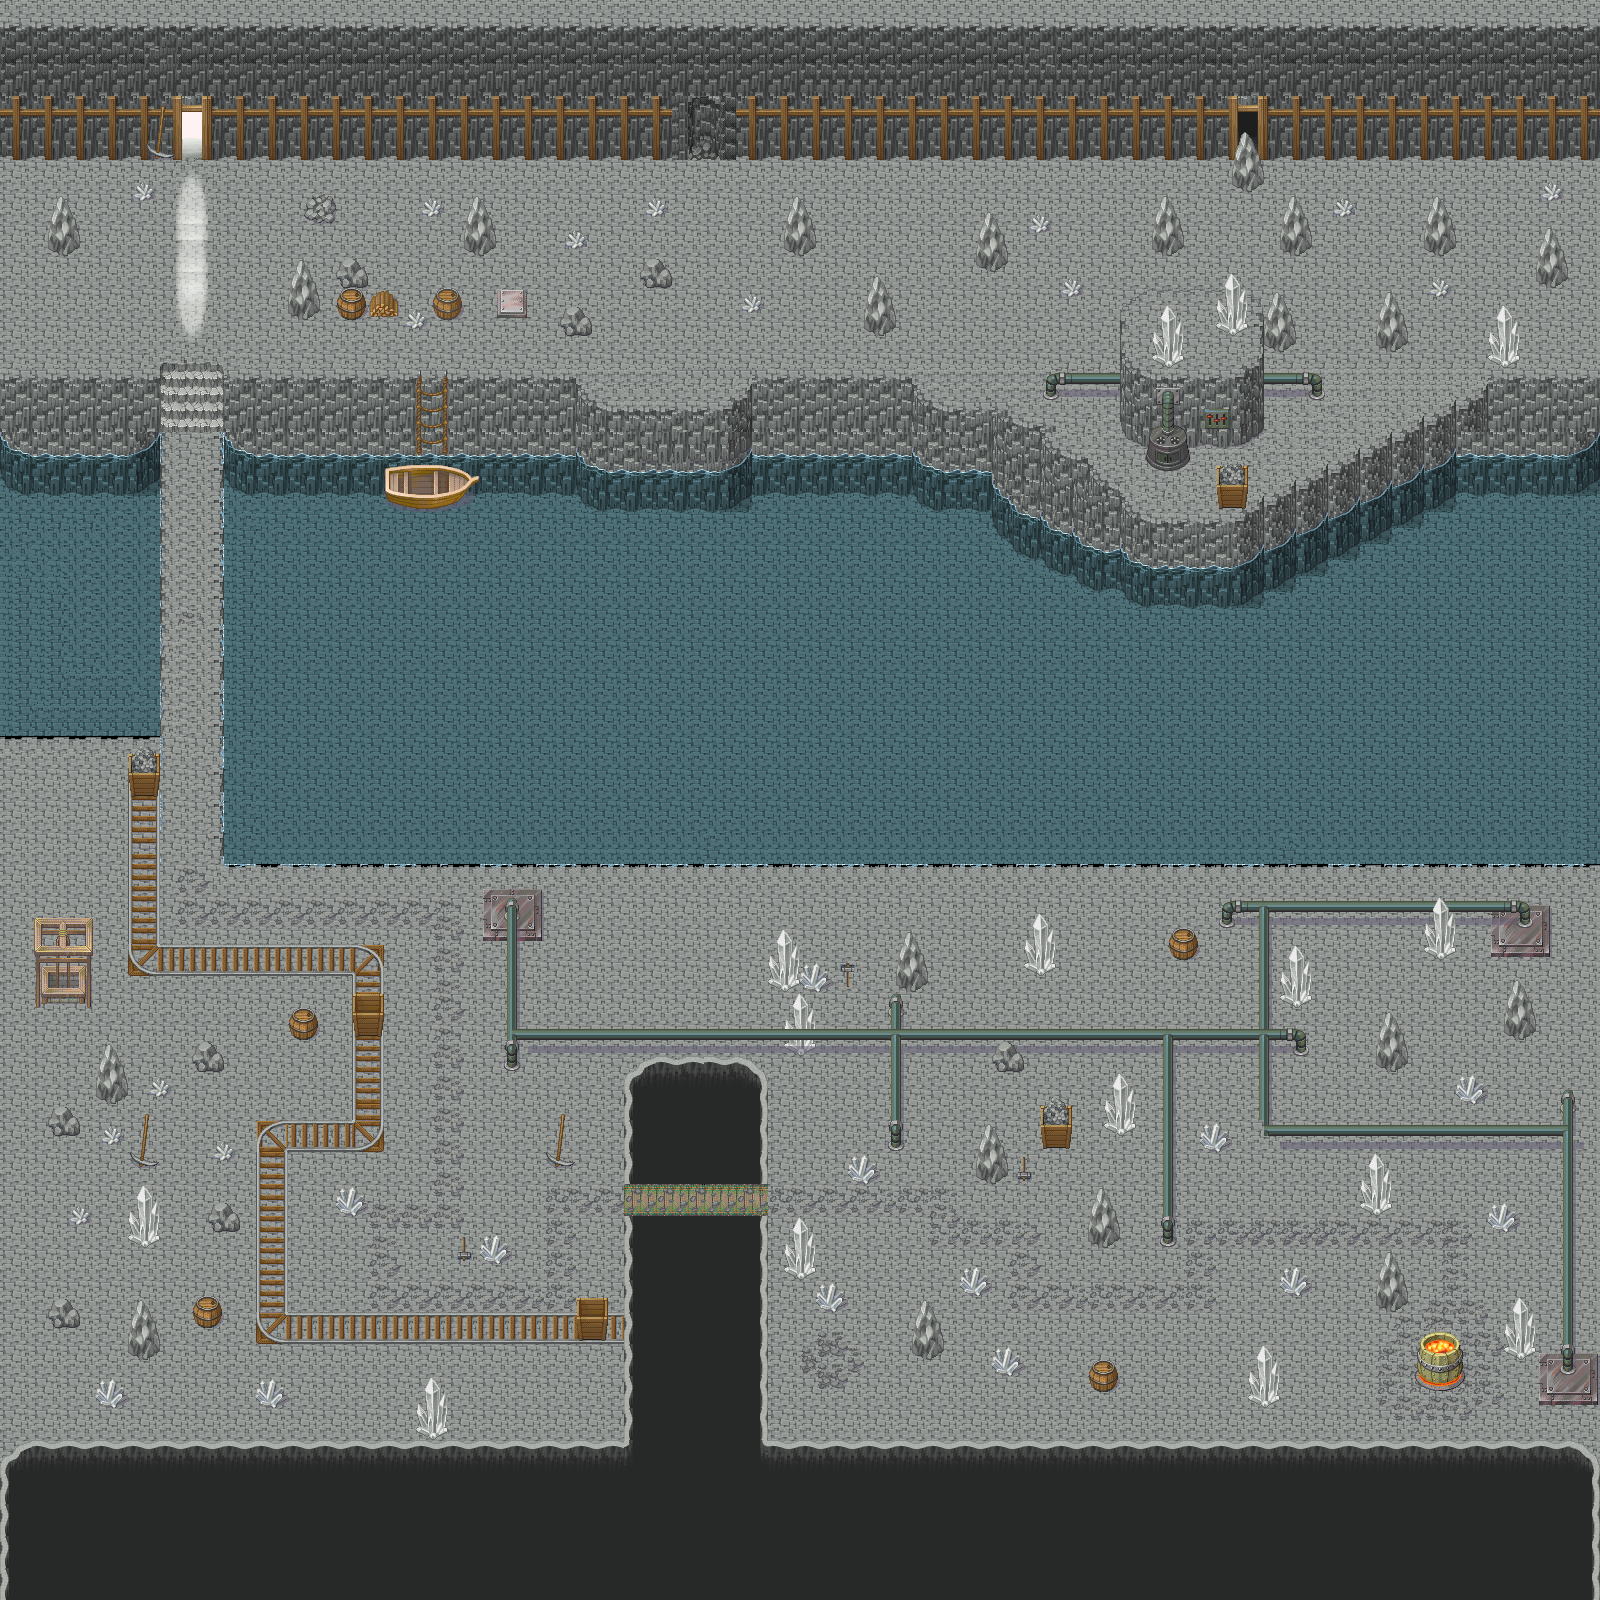

A level layout from a 2D game, rendered from its tile map. Below: a short description, then the map file with tile-grid data replaced by summaries:
An orthogonal 100x100 tile map with 16x16 px tiles, 4 tile layers (Tilelaag 1, Tilelaag 2, Tilelaag 3, Tilelaag 4), 5 tilesets.

<map version="1.0" orientation="orthogonal" renderorder="right-down" width="100" height="100" tilewidth="16" tileheight="16" nextobjectid="1">
 <tileset firstgid="1" name="017-MineTown01" tilewidth="16" tileheight="16" tilecount="1216" columns="16">
  <image source="../images/tilesets/017-MineTown01.png" width="256" height="1216" />
 </tileset>
 <tileset firstgid="1217" name="047-Mine01" tilewidth="16" tileheight="16" tilecount="864" columns="16">
  <image source="../images/tilesets/047-Mine01.png" width="256" height="864" />
 </tileset>
 <tileset firstgid="2081" name="018-MineTown02" tilewidth="16" tileheight="16" tilecount="832" columns="16">
  <image source="../images/tilesets/018-MineTown02.png" width="256" height="832" />
 </tileset>
 <tileset firstgid="2913" name="011-PortTown01" tilewidth="16" tileheight="16" tilecount="1024" columns="16">
  <image source="../images/tilesets/011-PortTown01.png" width="256" height="1024" />
 </tileset>
 <tileset firstgid="3937" name="MiningTown" tilewidth="16" tileheight="16" tilecount="1216" columns="16">
  <image source="../images/tilesets/017-MineTown01.png" width="256" height="1216" />
 </tileset>
 <layer name="Tilelaag 1" width="100" height="100">
  <data>[10000 cells, 10000 non-empty, 37 distinct tile ids]</data>
 </layer>
 <layer name="Tilelaag 2" width="100" height="100">
  <data>[10000 cells, 5625 non-empty, 356 distinct tile ids]</data>
 </layer>
 <layer name="Tilelaag 3" width="100" height="100">
  <data>[10000 cells, 459 non-empty, 176 distinct tile ids]</data>
 </layer>
 <layer name="Tilelaag 4" width="100" height="100">
  <data>[10000 cells, 82 non-empty, 68 distinct tile ids]</data>
 </layer>
</map>
